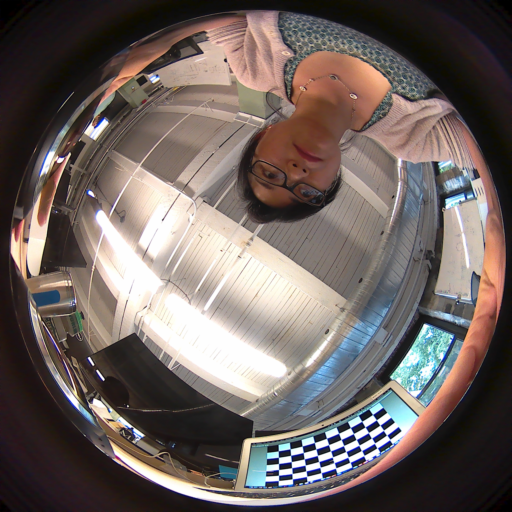
#> input picture fisheye/fish-me-small.png, 512 x 512 px, found by its file name
$ python fish2pano_cv2_rgb.py   (Python 2 division)
#> lines starting #> are read from the running program, lines starting #| are printed output that depends on the picture
#> further down, img is the input picture: shape (512, 512, 3); mean B, G, R 95.7, 99.5, 110.5
### fisheye/lut.py
import numpy as np
import math

radius = 240

def lut(radius):
    dict = {}
    i = np.arange(1, radius) #, dtype=int)
    j = np.arange(1, radius*4) #], dtype=int)

    for j in range(int(radius)):
        for i in range(int(4*radius)):
            R = radius - j
            theta = - 2.0 * math.pi * i / (4.0 * radius) + math.pi/2        # starts at bottom of img.. pi/2 shifts the rectlinear to the right

            x = int( (R * math.cos(theta)) + radius )
            y = radius - int( R * math.sin(theta) )

            dict2 = {(i, j):(x, y)}
            dict.update(dict2)
    return dict
    np.save('lut.npy', dict)


# [7 lines that do not run on import are left out]
    #print(dict[(0,0)])

### fisheye/fish2pano_cv2_rgb.py
import cv2
import numpy as np
import math
import time
from lut import lut
import os

def fish2pano(img):

    # [5 lines of commented-out code are left out]

    height, width = img.shape[: 2]
#> height = 512; width = 512
    # [5 lines of commented-out code are left out]

    if width !=height:
        #img_sq = np.ndarray(shape = (width, width, 3))
        diff = int((width-height)/2)
        img_sq = img[0:height, diff:(diff+height)] # crop only the middle
        print ('image is now squared of size ', img_sq.shape[: 2])
    else:
        img_sq = img
        print('image size is ', img_sq.shape[: 2])
#| image size is  (512, 512)


    #cv2.imshow("small", img)

    # new array:
    radius = img_sq.shape[1]/2
#> radius = 256
    #print(radius)
    imDest = np.ndarray(shape = (int(radius), int(4*radius), 3), dtype= 'uint8')
    #print (radius)

    dict = lut(radius)

    for j in range(int(radius)):
        for i in range(int(4*radius)):

            ## replace the folloiwng four lines with a lookup talbe.
            R = radius - j
            theta = - 2.0 * math.pi * i / (4.0 * radius)

            x = int( (R * math.cos(theta)) + radius )
            y = radius - int( R * math.sin(theta) )

            # check bounds
            if x >= 0 and x < 2*radius and y >= 0 and y < 2*radius:
                #print(x, y, i, j)
                imDest[radius-j-1, i]  = img_sq[x, y]
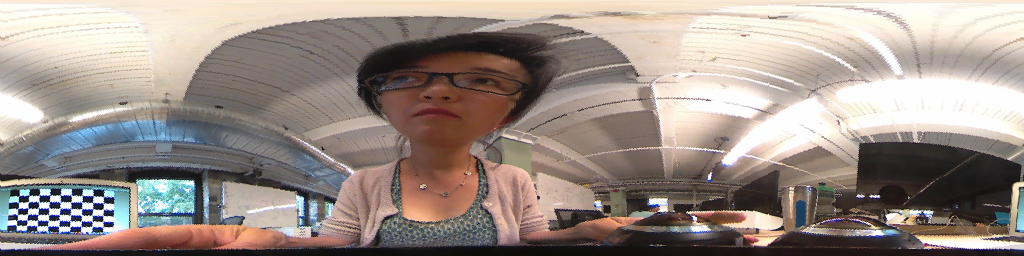
#> imDest: shape (256, 1024, 3); mean B, G, R 136.4, 143.2, 155.2


    #cv2.imwrite('/Users/gzhou/TL_documents/python/fisheye/test.png', imDest)
    #imDest_u8 = cv.CvtColor(imDest, imDest_u8, 'u8')
    return imDest
    print('saved')


def fish2pano_lut(img):


    height, width = img.shape[: 2]
#> height = 512; width = 512

    if width !=height:
        diff = int((width-height)/2)
        img_sq = img[0:height, diff:(diff+height)] # crop only the middle


        #length = min(width, height)
        #diff = int(abs((width-height)/2))
        #img_sq = img[0:length, diff:(diff+length)] # crop only the middle


        print ('image is now squared of size ', img_sq.shape[: 2])
    else:
        img_sq = img
        print('image size is ', img_sq.shape[: 2])
#| image size is  (512, 512)

    # new array:
    radius = img_sq.shape[1]/2
#> radius = 256
    #print(radius)
    imDest = np.ndarray(shape = (int(radius), int(4*radius), 3), dtype= 'uint8')
    #print (radius)

    dict = lut(radius)

    for j in range(int(radius)):
        for i in range(int(4*radius)):

            x, y = dict[(i,j)]

            # check bounds
            if x >= 0 and x < 2*radius and y >= 0 and y < 2*radius:
                #print(x, y, i, j)
                imDest[radius-j-1, i]  = img_sq[x, y]
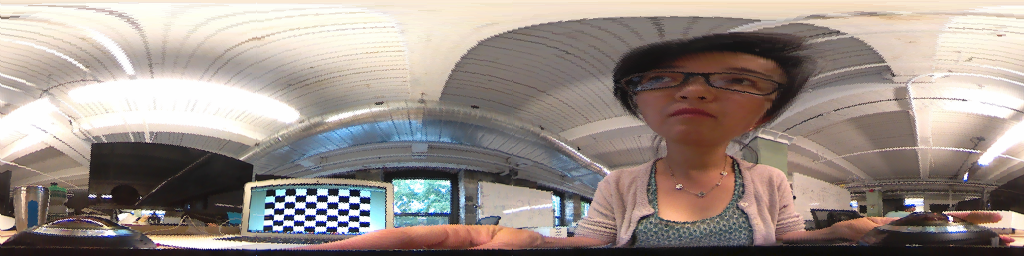
#> imDest: shape (256, 1024, 3); mean B, G, R 136.4, 143.2, 155.2

    #cv2.imwrite('/Users/gzhou/TL_documents/python/fisheye/test.png', imDest)
    #imDest_u8 = cv.CvtColor(imDest, imDest_u8, 'u8')
    return imDest
    print('saved')


# a function to figure out how to run multiple streams - NON FUNCTIONAL
# [43 lines left out: function fish2pano_lut_multi_ps, not called in this run]


if __name__ == "__main__":
    img = np.zeros((2448, 2448, 3))
    #img2 = cv2.cvtColor(img, cv2.COLOR_GRAY2BGR)
    img_path = '/Users/gzhou/TL_documents/python/fisheye/fish-me-small.png'
    #print os.path.exists(img_path)
    img = cv2.imread(img_path)

    #print(type(img))

    start = time.time()
    img_pano = fish2pano(img)
    end = time.time()
    print('baseline: ', end-start)
    cv2.imwrite("fish-me-pano-base.png", img_pano)

    start = time.time()
    img_pano2 = fish2pano_lut(img)
    end = time.time()
    print('with lut: ', end-start)
    cv2.imwrite("fish-me-pano-lut.png", img_pano2)

$ run again, with fisheye/frame_00_test.png copied over fisheye/fish-me-small.png
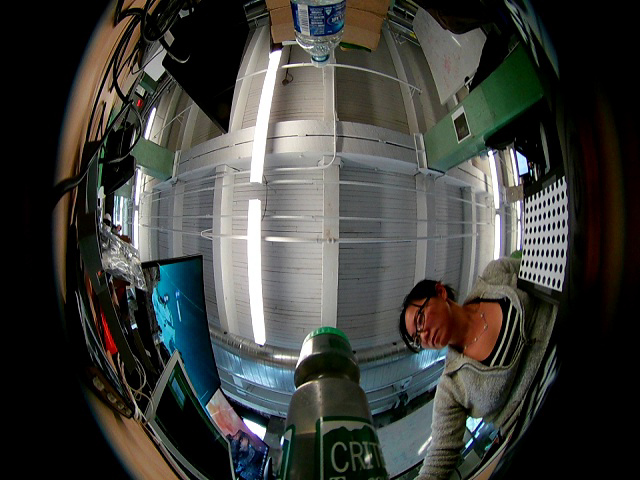
#> input picture fisheye/frame_00_test.png, 640 x 480 px, found by its file name
#> img is the input picture: shape (480, 640, 3); mean B, G, R 59.2, 62.7, 61.8
#| image is now squared of size  (480, 480)
#> after the loop in fish2pano, `for j in range(int(radius)):`:
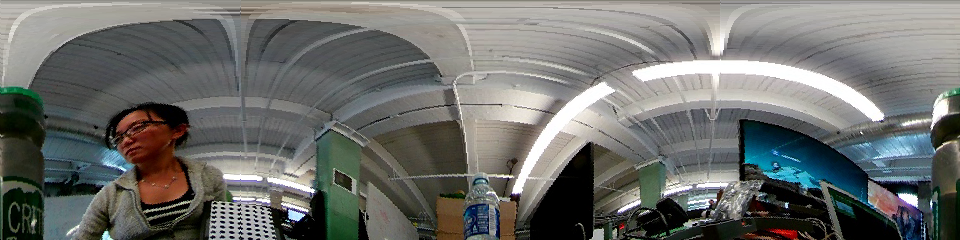
#> imDest: shape (240, 960, 3); mean B, G, R 107.3, 110.3, 108.5
#| image is now squared of size  (480, 480)
#> after the loop in fish2pano_lut, `for j in range(int(radius)):`:
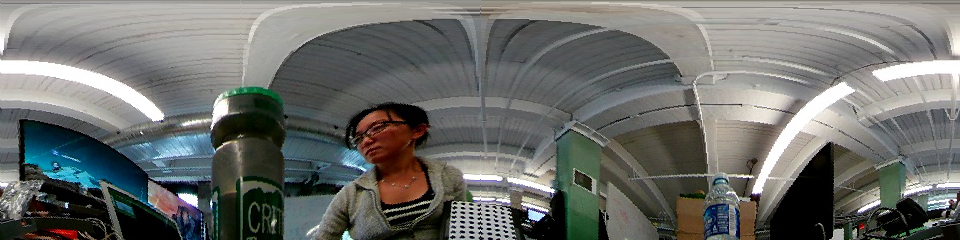
#> imDest: shape (240, 960, 3); mean B, G, R 107.3, 110.3, 108.5

$ run again, with fisheye/test2.png copied over fisheye/fish-me-small.png
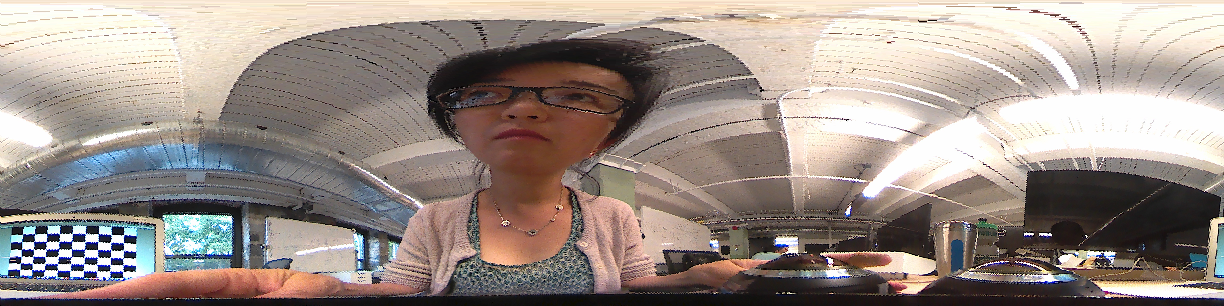
#> input picture fisheye/test2.png, 1224 x 306 px, found by its file name
#> img is the input picture: shape (306, 1224, 3); mean B, G, R 136.5, 143.3, 155.3
#| image is now squared of size  (306, 306)
#> after the loop in fish2pano, `for j in range(int(radius)):`:
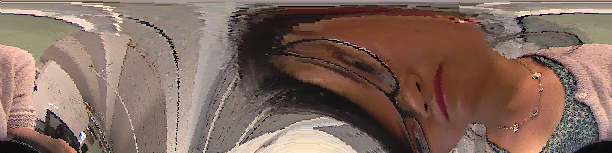
#> imDest: shape (153, 612, 3); mean B, G, R 94.7, 105.4, 130.4
#| image is now squared of size  (306, 306)
#> after the loop in fish2pano_lut, `for j in range(int(radius)):`:
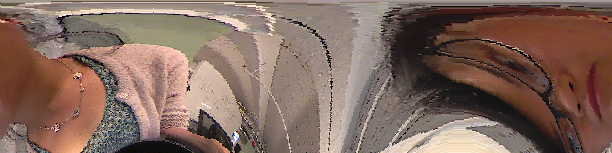
#> imDest: shape (153, 612, 3); mean B, G, R 94.7, 105.4, 130.4
